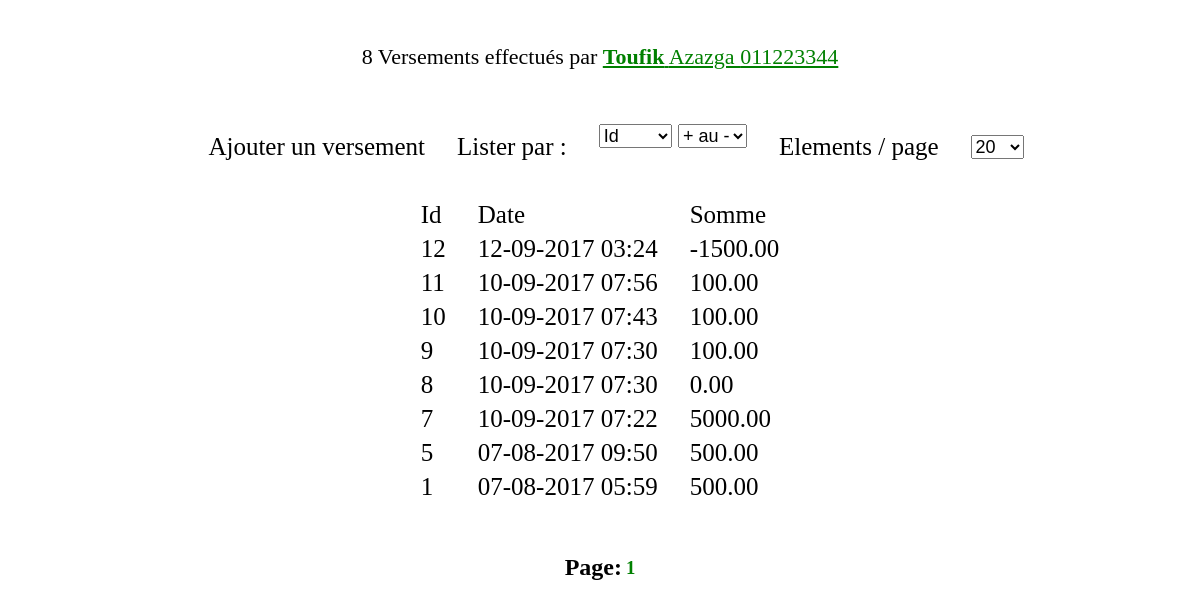
Screenshot of /versements.php?contactid=8 with the database file from the repository.
### tables this page shows
CREATE TABLE `contacts` (
  `id` int(11) NOT NULL AUTO_INCREMENT,
  `name` text NOT NULL,
  `contact` text NOT NULL,
  `com` text NOT NULL,
  PRIMARY KEY (`id`)
);

CREATE TABLE `versements` (
  `id` int(11) NOT NULL AUTO_INCREMENT,
  `order_id` int(11) NOT NULL DEFAULT '0',
  `contact_id` int(11) NOT NULL,
  `contact_name` text NOT NULL,
  `valeur` decimal(15,2) NOT NULL,
  `time` int(11) NOT NULL,
  `operation_type` text NOT NULL,
  `status` int(11) NOT NULL DEFAULT '1',
  PRIMARY KEY (`id`)
);

### versements.php (the view, shortened to what this page needs)
<html><head>
<link href="css/style2.css" type="text/css" rel="stylesheet"/>
</head><body>
<?php
include_once ('database_connection.php');
if(isset($_GET['contactid']) ){
    $contactid=$_GET['contactid'];
	$query1="select name, contact, com from contacts WHERE id='$contactid'";
	$result1 = mysqli_query($dbc,$query1);
	$row1=mysqli_fetch_array($result1,MYSQLI_ASSOC);
	if($result1){
			if(mysqli_affected_rows($dbc)!=0){
			$name=$row1['name'];
			$region=$row1['com'];
			$contact=$row1['contact'];
if(isset($_GET['by'])){
$by=$_GET['by'];
$elementsperpage=$_GET['elementsperpage'];
$order=$_GET['order'];
}else{
    $elementsperpage=20;
    $by="id";
    $order="desc";
}
if(isset($_GET['page'])){
$page=$_GET['page'];
    $from=(($page-1)*$elementsperpage);
}else{
    $page="1";
    $from=0;
}
$to=$elementsperpage;
$numberOfVersements=mysqli_affected_rows($dbc);
        $numberOfPages=$numberOfVersements/$elementsperpage;
        $numberOfPages+=1;
?>
<br><br><div align="center" style="font-size:22px;">
<?php echo $numberOfVersements;?> Versements effectu&eacute;s par
	<?php echo "<a style='color:green'href='contactinfos.php?id=$contactid'><u><b>$name</b> $region $contact</u></a></div><br><br>"; ?>
<table align='center' id='contacttable'><tr>
	<td></td><td><a href='addversement.php?contactid=<?php echo $contactid; ?>'>Ajouter un versement</a></td><td>Lister par :</td><td>
	<form methode="get" name='order'>
	<select style="font-size:18px;" name="by"  onchange=" document.order.submit()">
	<option value="id" >Id</option>
	</select>
    <select style="font-size:18px;" name="order" onchange=" document.order.submit()">
	<option value="desc" <?php if($order == "desc")echo 'selected'; ?>>+ au -</option>
	</select></td><td>Elements / page</td><td><select style="font-size:18px;" name="elementsperpage" onchange=" document.order.submit()">
    <option value="20" >20</option>
    </select></form></table>
<table align="center" id='contacttable' ><tr><td>Id</td><td>Date</td><td>Somme</td></tr>
<?php
$query1 = "select * from versements WHERE contact_id='$contactid' ORDER BY $by $order limit $from, $to";
$result1 = mysqli_query($dbc,$query1);
if($result1){
    if(mysqli_affected_rows($dbc)!=0){
    	while($row1=mysqli_fetch_array($result1,MYSQLI_ASSOC)){
$id=$row1['id'];
$somme=$row1['valeur'];
$time=$row1['time'];
$time= date("d-m-Y h:i",$time);
echo"<tr><td><a href='editversement.php?contactid=$contactid&id=$id'>$id</a></td><td><a href='editversement.php?contactid=$contactid&id=$id'>$time</a></td>
<td><a href='editversement.php?contactid=$contactid&id=$id'>$somme</a></td></tr>";
    }}}
echo'</table><br><br><div align="center">';
 $i=1;
 echo "<table id='pages'><tr><td><h2>Page:</h2></td> ";
    while($i<$numberOfPages){
    	if($i!=$page){
    	echo "<td> <a href='?contactid=$contactid&id=$id&order=$order&by=$by&page=$i&elementsperpage=$elementsperpage'> <h2>$i</h2>  </a></td>";
    }else{
    	echo "<td> <a href='?contactid=$contactid&id=$id&order=$order&by=$by&page=$i&elementsperpage=$elementsperpage'> <h3>$i</h3>  </a></td>";
    }
    	$i++;
    }
    echo '</tr></table></div>';
}}}
    ?>
</body>
</html>

### css/style2.css (style rules this page uses)
a { text-decoration:none; color:blue; }
#contacttable { font-size: 25px; padding:10px; }
#contacttable a { color:black; }
#contacttable td { padding:2px 15px; }
#pages a { color:green; }

### rows the page displays
contacts: name "Toufik", com "Azazga", contact "011223344"
versements: id "12", time "12-09-2017 03:24", valeur "-1500.00"
versements: id "11", time "10-09-2017 07:56", valeur "100.00"
versements: id "10", time "10-09-2017 07:43", valeur "100.00"
versements: id "9", time "10-09-2017 07:30", valeur "100.00"
versements: id "8", time "10-09-2017 07:30", valeur "0.00"
versements: id "7", time "10-09-2017 07:22", valeur "5000.00"
versements: id "5", time "07-08-2017 09:50", valeur "500.00"
versements: id "1", time "07-08-2017 05:59", valeur "500.00"

### other values shown
$numberOfVersements "8"
